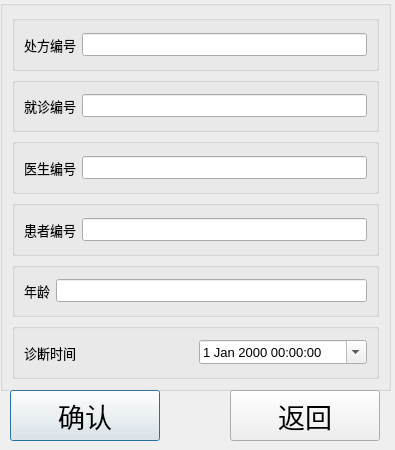
<?xml version="1.0" encoding="UTF-8"?>
<ui version="4.0">
 <class>Dialog</class>
 <widget class="QDialog" name="Dialog">
  <property name="geometry">
   <rect>
    <x>0</x>
    <y>0</y>
    <width>395</width>
    <height>450</height>
   </rect>
  </property>
  <property name="windowTitle">
   <string>Dialog</string>
  </property>
  <widget class="QPushButton" name="pushButton_submit">
   <property name="geometry">
    <rect>
     <x>10</x>
     <y>390</y>
     <width>150</width>
     <height>51</height>
    </rect>
   </property>
   <property name="font">
    <font>
     <pointsize>20</pointsize>
    </font>
   </property>
   <property name="text">
    <string>确认</string>
   </property>
  </widget>
  <widget class="QGroupBox" name="groupBox_total">
   <property name="geometry">
    <rect>
     <x>0</x>
     <y>0</y>
     <width>391</width>
     <height>391</height>
    </rect>
   </property>
   <property name="font">
    <font>
     <pointsize>10</pointsize>
    </font>
   </property>
   <property name="title">
    <string/>
   </property>
   <layout class="QVBoxLayout" name="verticalLayout_2">
    <item>
     <widget class="QGroupBox" name="groupBox_dgno">
      <property name="font">
       <font>
        <pointsize>10</pointsize>
       </font>
      </property>
      <property name="title">
       <string/>
      </property>
      <layout class="QHBoxLayout" name="horizontalLayout_19">
       <item>
        <widget class="QLabel" name="label_rmno">
         <property name="font">
          <font>
           <pointsize>10</pointsize>
          </font>
         </property>
         <property name="text">
          <string>处方编号</string>
         </property>
        </widget>
       </item>
       <item>
        <widget class="QLineEdit" name="lineEdit_rmno">
         <property name="font">
          <font>
           <pointsize>10</pointsize>
          </font>
         </property>
        </widget>
       </item>
      </layout>
     </widget>
    </item>
    <item>
     <widget class="QGroupBox" name="groupBox_dgno_2">
      <property name="font">
       <font>
        <pointsize>10</pointsize>
       </font>
      </property>
      <property name="title">
       <string/>
      </property>
      <layout class="QHBoxLayout" name="horizontalLayout_20">
       <item>
        <widget class="QLabel" name="label_dgno">
         <property name="font">
          <font>
           <pointsize>10</pointsize>
          </font>
         </property>
         <property name="text">
          <string>就诊编号</string>
         </property>
        </widget>
       </item>
       <item>
        <widget class="QLineEdit" name="lineEdit_dgno">
         <property name="font">
          <font>
           <pointsize>10</pointsize>
          </font>
         </property>
        </widget>
       </item>
      </layout>
     </widget>
    </item>
    <item>
     <widget class="QGroupBox" name="groupBox_dno">
      <property name="font">
       <font>
        <pointsize>10</pointsize>
       </font>
      </property>
      <property name="title">
       <string/>
      </property>
      <layout class="QHBoxLayout" name="horizontalLayout_26">
       <item>
        <widget class="QLabel" name="label_dno">
         <property name="font">
          <font>
           <pointsize>10</pointsize>
          </font>
         </property>
         <property name="text">
          <string>医生编号</string>
         </property>
        </widget>
       </item>
       <item>
        <widget class="QLineEdit" name="lineEdit_dno">
         <property name="font">
          <font>
           <pointsize>10</pointsize>
          </font>
         </property>
        </widget>
       </item>
      </layout>
     </widget>
    </item>
    <item>
     <widget class="QGroupBox" name="groupBox_pno">
      <property name="font">
       <font>
        <pointsize>10</pointsize>
       </font>
      </property>
      <property name="title">
       <string/>
      </property>
      <layout class="QHBoxLayout" name="horizontalLayout_24">
       <item>
        <widget class="QLabel" name="label_pno">
         <property name="font">
          <font>
           <pointsize>10</pointsize>
          </font>
         </property>
         <property name="text">
          <string>患者编号</string>
         </property>
        </widget>
       </item>
       <item>
        <widget class="QLineEdit" name="lineEdit_pno">
         <property name="font">
          <font>
           <pointsize>10</pointsize>
          </font>
         </property>
        </widget>
       </item>
      </layout>
     </widget>
    </item>
    <item>
     <widget class="QGroupBox" name="groupBox_rmage">
      <property name="font">
       <font>
        <pointsize>10</pointsize>
       </font>
      </property>
      <property name="title">
       <string/>
      </property>
      <layout class="QHBoxLayout" name="horizontalLayout_25">
       <item>
        <widget class="QLabel" name="label_rmage">
         <property name="font">
          <font>
           <pointsize>10</pointsize>
          </font>
         </property>
         <property name="text">
          <string>年龄</string>
         </property>
        </widget>
       </item>
       <item>
        <widget class="QLineEdit" name="lineEdit_rmage">
         <property name="font">
          <font>
           <pointsize>10</pointsize>
          </font>
         </property>
        </widget>
       </item>
      </layout>
     </widget>
    </item>
    <item>
     <widget class="QGroupBox" name="groupBox_rmtime">
      <property name="font">
       <font>
        <pointsize>10</pointsize>
       </font>
      </property>
      <property name="title">
       <string/>
      </property>
      <layout class="QHBoxLayout" name="horizontalLayout_27">
       <item>
        <widget class="QLabel" name="label_rmtime">
         <property name="font">
          <font>
           <pointsize>10</pointsize>
          </font>
         </property>
         <property name="text">
          <string>诊断时间</string>
         </property>
        </widget>
       </item>
       <item>
        <widget class="QDateTimeEdit" name="dateTimeEdit_rmtime">
         <property name="font">
          <font>
           <pointsize>10</pointsize>
          </font>
         </property>
         <property name="calendarPopup">
          <bool>true</bool>
         </property>
        </widget>
       </item>
      </layout>
     </widget>
    </item>
   </layout>
  </widget>
  <widget class="QPushButton" name="pushButton_exit">
   <property name="geometry">
    <rect>
     <x>230</x>
     <y>390</y>
     <width>150</width>
     <height>51</height>
    </rect>
   </property>
   <property name="font">
    <font>
     <pointsize>20</pointsize>
    </font>
   </property>
   <property name="text">
    <string>返回</string>
   </property>
  </widget>
 </widget>
 <resources/>
 <connections/>
</ui>
